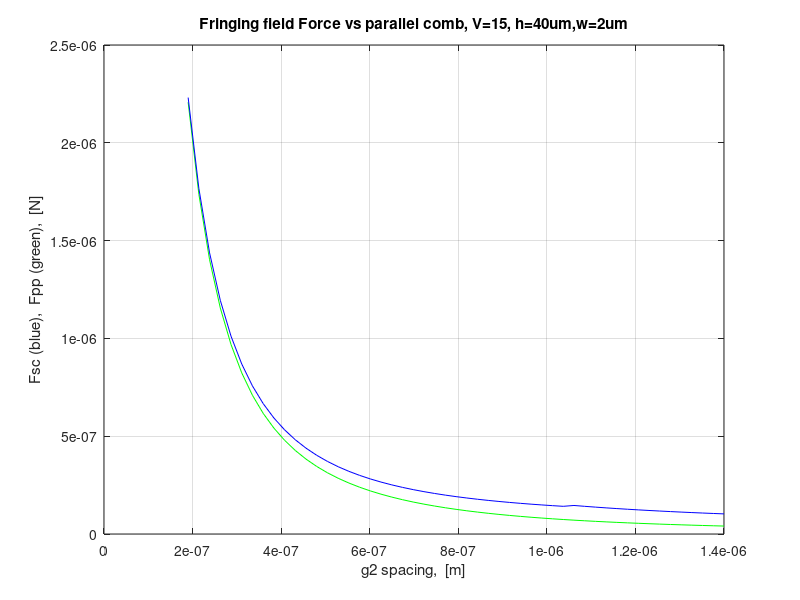
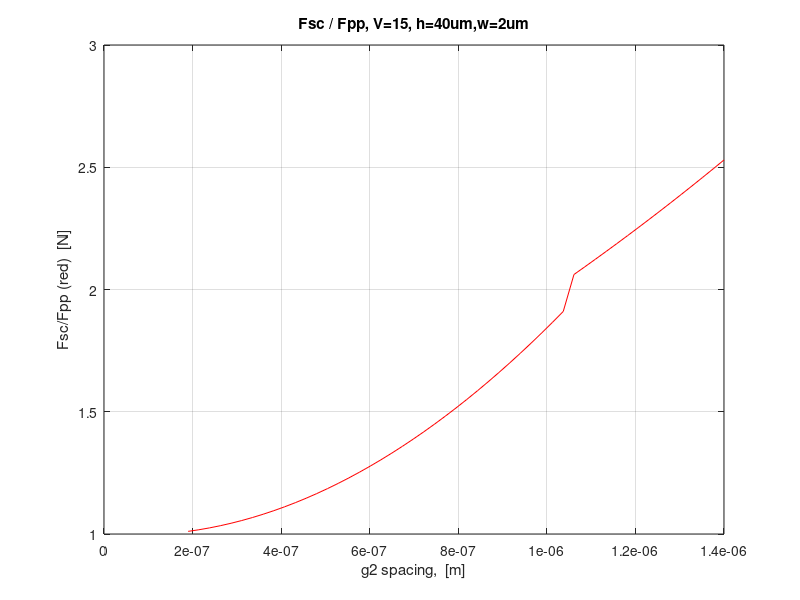

Recreate these plots in MATLAB, in order.
function sc14
resolution=50;
i=0;

g=2e-6;
pmin=0.19e-6;
pmax=1.4e-6;
dp=(pmax-pmin)/resolution;

for p=pmin:dp:pmax
    
    i=i+1;

    Zx1=p;
    Zy1=g+eps;
    t=-0.5;
    [t1,z1]=sc112(Zx1,Zy1,t,g,p);
    
    Zx2=p;
    Zy2=g+1e-6;
    [t2,z2]=sc112(Zx2,Zy2,t,g,p);
    e0=8.854e-12;
    h=40e-6;

   
    A=h*abs(Zy1-Zy2);
    Csc(i)=abs(e0*h/pi*log(t2/t1));
    Cpp(i)=A*e0/p;
    
    V=15;
    Fsc(i)=Csc(i)^2  * V^2 / (2*e0*A);
    Fpp(i)=Cpp(i)^2  * V^2 / (2*e0*A);
    Fpp(i)=1/2*A*e0* V^2 / p^2;

    x(i)=p;  
    
    Qsc(i)=Csc(i) * V;
    Qpp(i)=Cpp(i) * V;
end

figure(1);plot(x,2*Fpp,'g',x,2*Fsc,'b');title('Fringing field Force vs parallel comb, V=15, h=40um,w=2um');ylabel('Fsc (blue),  Fpp (green),  [N]');xlabel('g2 spacing,  [m]');grid on;
%figure(2);plot(x,-2*Fpp+2*Fsc,'r');title('fringing force minus parallel comb, V=15, h=40um,w=2um');ylabel('Fsc-Fpp (red)  [N]');xlabel('g2 spacing,  [m]');grid on;
figure(2);plot(x,Fsc./Fpp,'r');title('Fsc / Fpp, V=15, h=40um,w=2um');ylabel('Fsc/Fpp (red)  [N]');xlabel('g2 spacing,  [m]');grid on;

%figure(1);hold on;plot(rX,2*Fpp,'g',rX,2*Fsc,'b');

%figure(2);plot(X,Fpp,'g',X,Fsc,'b');title('Fringing field Force vs parallel plate');ylabel('Fsc (blue),  Fpp (green),  [N]');xlabel('length along plate,  [m]');grid on;
%figure(3);plot(X,Qpp,'g',X,Qsc,'b');title('Fringing field charge vs parallel plate');ylabel('Qsc (blue),  Qpp (green),  [C]');xlabel('length along plate,  [m]');grid on;

%figure(4);plot(0,0.011,'.w',1,t1,'o',2,t2,'o',3,t3,'o',4,t4,'o',5,-0.001,'.w');grid on;title('CPU times for total C, total F, total Q of fringing fields.');ylabel('time,  [seconds]');xlabel('Csc-blue, Fsc=green, Qsc=red, Cpp=cyan');
%figure(5);plot(0,0.011,'.w',1,t1,'o',2,t2,'o',3,t3,'o',4,t4,'o',6,-0.001,'.w',5,58,'o');grid on;title('CPU times for total C, total F, total Q of fringing fields.');ylabel('time,  [seconds]');xlabel('Csc-blue, Fsc=green, Qsc=red, Cpp=cyan, FEM=magenta');



%function sc11(gap,Zx,Zy,t)
%for gap closing actuator
%Zx and Zy are the physical coordinates
%The edge of the gap is on the right.
%t is the initial guess.

function [t,z]=sc112(Zx,Zy,t,g,p)
%By jvclark - May2002

    z=Zx + sqrt(-1)*Zy;
    [t]=fminsearch(@gap_type2,t,[],z,g,p);
    u=sqrt((t-(g/p)^2)/(t+1));
    z=2*g/pi*(p/g*atan(p*u/g) + 1/2*log((1+u)/(1-u)));

function [error_squared] = gap_type2(t,z,g,p)
    error_magnifier=1e30;
    u=sqrt((t-(g/p)^2)/(t+1));
    Z=2*g/pi*(p/g*atan(p*u/g) + 1/2*log((1+u)/(1-u)));
    error_squared = error_magnifier*(imag(z - Z))^2;

%[t]=fminsearch(   inline('(   (-1e-6 + sqrt(-1)*2e-6)     -(2e-6/pi)*(1+   (t)   +log(   (t)   )))^2'),  -0.5),  Z=(2e-6 / pi)*(1+t+log(t))
